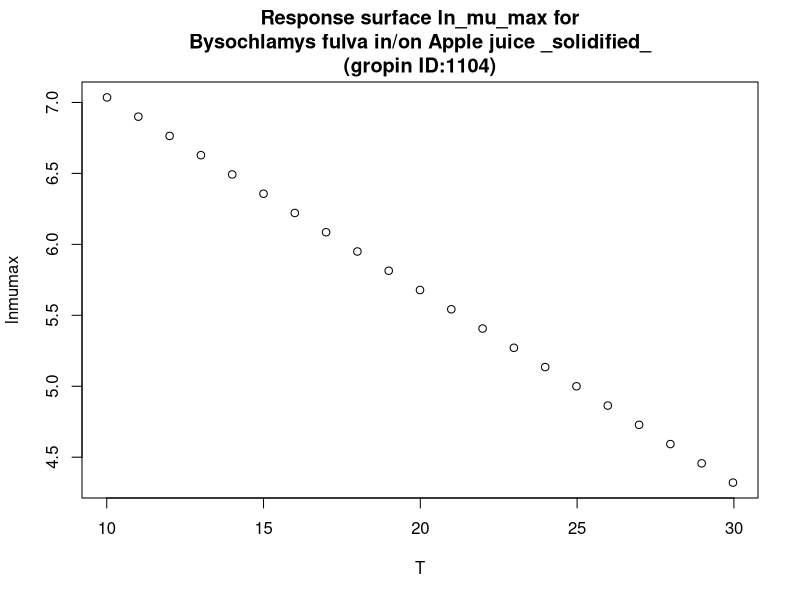

This figure's R source:
#############################
# start of Parameter script
#############################
T <- seq(10.01,29.97002997003,length.out=21)
#############################
# end of Parameter script
#############################
############################# 
# start of Model script Gropin ID 1104 
#############################
 
# constant coefficients for this model
 
variables <- data.frame(T)
argumentsPar <- unique.data.frame(expand.grid(variables))
 
# heart of the model
response_surface <- function(T) {
   mumax <-8.397-0.136*T

	return(mumax=mumax)
} 

# output parameters
responseSurface <- cbind(argumentsPar,response_surface(argumentsPar['T']))
colnames(responseSurface) <- c(colnames(argumentsPar),'lnmumax')
#############################
# End of Model script
#############################
############################# 
# start of Visualisation script Gropin ID 1104 
#############################
titleText <-'Response surface ln_mu_max for
Bysochlamys fulva in/on Apple juice _solidified_
(gropin ID:1104)'
plot(T,responseSurface$'lnmumax',xlab='T',
                          ylab='lnmumax',main=titleText)
#############################
# End of Visualisation script
#############################
